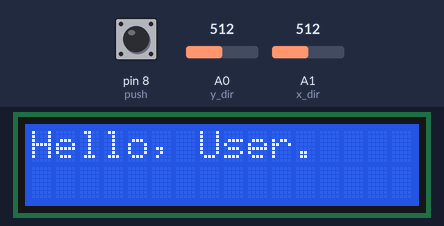
Simulated run of this sketch. Board: Arduino Uno, built with avr-gcc and run on an emulated ATmega328P. On the bench: 16×2 character LCD. The inputs (shaded band) are chosen by the test bench; at power-on: A0 (y_dir) = 512, pin 8 (push) HIGH, A1 (x_dir) = 512. What the sketch prints to the serial monitor is not drawn.

Above: at 0.1 s.
4.3 s: A0 (y_dir) set to 792
7.3 s: A0 (y_dir) set to 810
At 7.7 s:
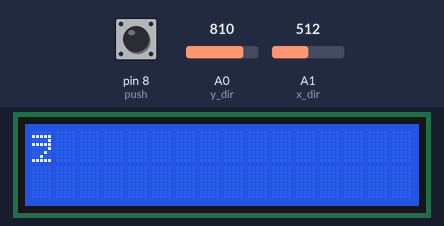
10.3 s: A0 (y_dir) set to 190
At 13.2 s:
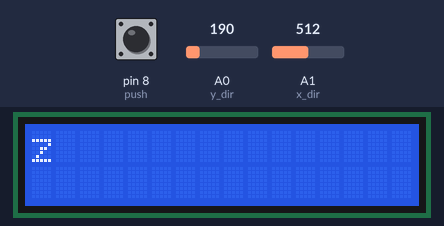
13.3 s: A0 (y_dir) set to 214
14.8 s: A0 (y_dir) set to 122
At 15.2 s:
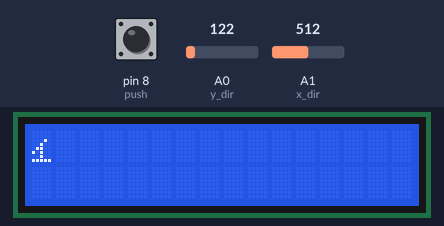
17.8 s: A0 (y_dir) set to 900
At 18.2 s:
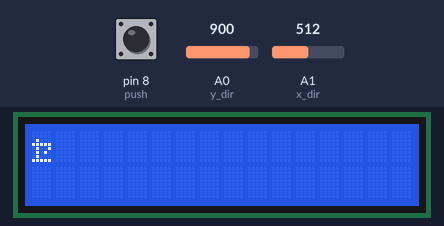
Timing chart, 0 to 20.8 s (numbered marks = the images above; inputs shaded):
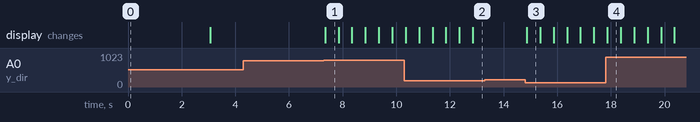

Measured:
- the behaviour switches between 800 and 801 on A0 (y_dir) (found by bisection; images 0 and 1)
- after the input at 4.3 s, every drawn part: stays the same
- after the input at 7.3 s, the display: changes after 0.05 s (image 1)
- after the input at 10.3 s, the display: first changes after 0.05 s (image 2 shows a later state)
- after the input at 13.3 s, every drawn part: stays the same
- after the input at 14.8 s, the display: changes after 0.07 s (image 3)
- after the input at 17.8 s, the display: changes after 0.07 s (image 4)
- what the display in image 1 shows lasts 0.5 s, from 7.3 s to 7.8 s

The sketch:

Joystick_with_LCD.ino
```cpp
#include <LiquidCrystal.h> //Allows access to LCD functions

//sensor pins for joystick
const int y_dir = 0;
const int x_dir = 1;
const int push = 8;

//Storage for pin readings
int push_state = 0;
int x_pos = 0;
int y_pos = 0;

//LCD pins
const int rs = 2; //register select pin
const int en = 3; //enable pin (connected to ground)
const int d4 = 4;
const int d5 = 5;
const int d6 = 6;
const int d7 = 7;

//LCD object initialization
LiquidCrystal my_lcd(rs,en,d4,d5,d6,d7);

//Index of cursor
int cursor_index = 0;

//string variable
char lcd_string = "A"; //Arbitrary value selected

void setup() {
  Serial.begin(9600);
  my_lcd.begin(16,2); //16 columns and 2 rows initialized

  pinMode(push, INPUT_PULLUP); //internal pullup resistor

  pinMode(x_dir,INPUT);
  pinMode(y_dir,INPUT);

  my_lcd.print("Hello, User."); //16 character string maximum
  delay(3000); //3 second delay to allow user to read initial message

  my_lcd.clear();
  my_lcd.cursor(); //initializes cursor
}

void loop() {

  push_state = digitalRead(push);
  x_pos = analogRead(x_dir);
  y_pos = analogRead(y_dir);

//Outputs joystick data to serial monitor
monitor_joy();

/*  The potentiometers in the joystick are mapped
 *from 0 to 1023 (10 bits), so the conditional
 *values in the If statements and While statements
 *were selected in order to match the joystick
 *movement with the LCD commands.
 */

//move cursor to the left
 if(x_pos <= 300 && cursor_index > 0){

  cursor_index = cursor_index - 1;
  my_lcd.setCursor(cursor_index,0);
  delay(100); //Slows down movement of cursor
  }

//move cursor to the right
 if(x_pos >= 700 && cursor_index < 16){

  cursor_index = 1+ cursor_index;
  my_lcd.setCursor(cursor_index,0);
  delay(100);
  }

//push button clears screen & resets cursor index
 if(push_state == 0){

  my_lcd.clear();
  cursor_index = 0;
  }

// increments through Ascii characters
 while(y_pos <200){

  lcd_string = lcd_string + 1;
  my_lcd.print(lcd_string);
  my_lcd.setCursor(cursor_index,0);
  delay(500);
  if (analogRead(y_dir) >200){
    break;
    }
  }

// decrements through Ascii characters
 while(y_pos > 800){

  lcd_string = lcd_string - 1;
  my_lcd.print(lcd_string);
  my_lcd.setCursor(cursor_index,0);
  delay(500);
    if (analogRead(y_dir) <800){
    break;
    }
  }
}

void monitor_joy(void){

Serial.print("Switch:  ");
Serial.print(push_state);
Serial.print("\n");

Serial.print("X-axis:  ");
Serial.print(x_pos);
Serial.print("\n");

Serial.print("Y-axis:  ");
Serial.print(y_pos);
Serial.print("\n\n");
  }
```
